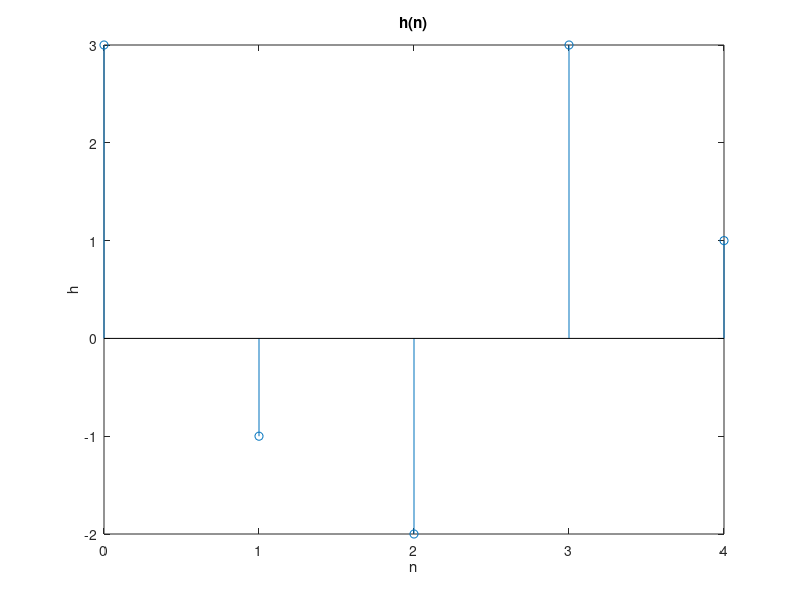
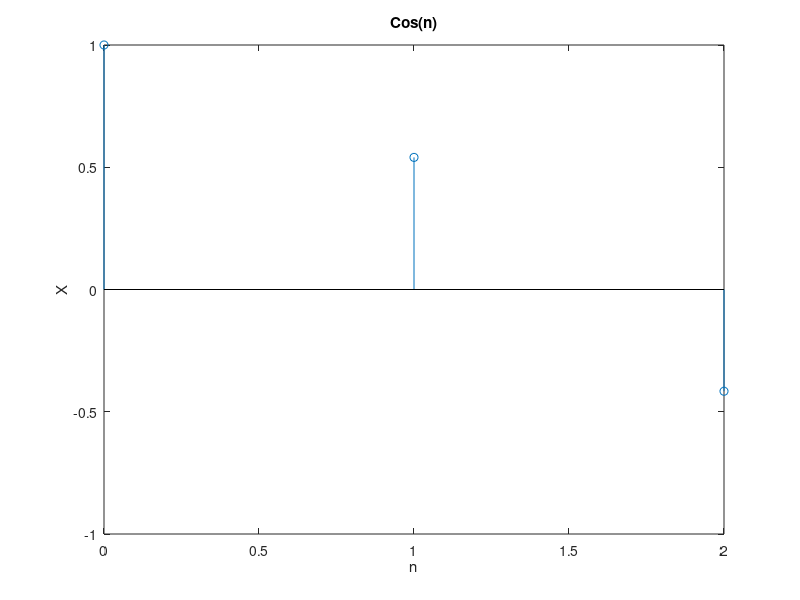
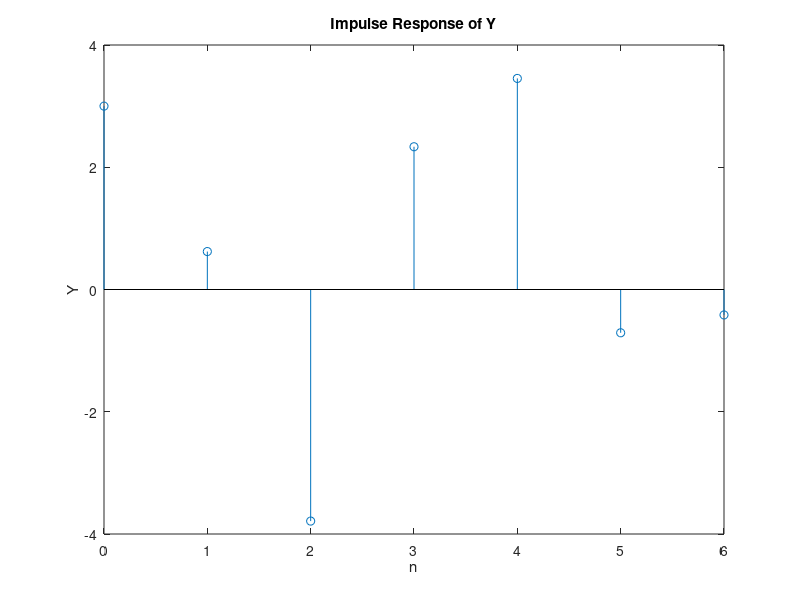
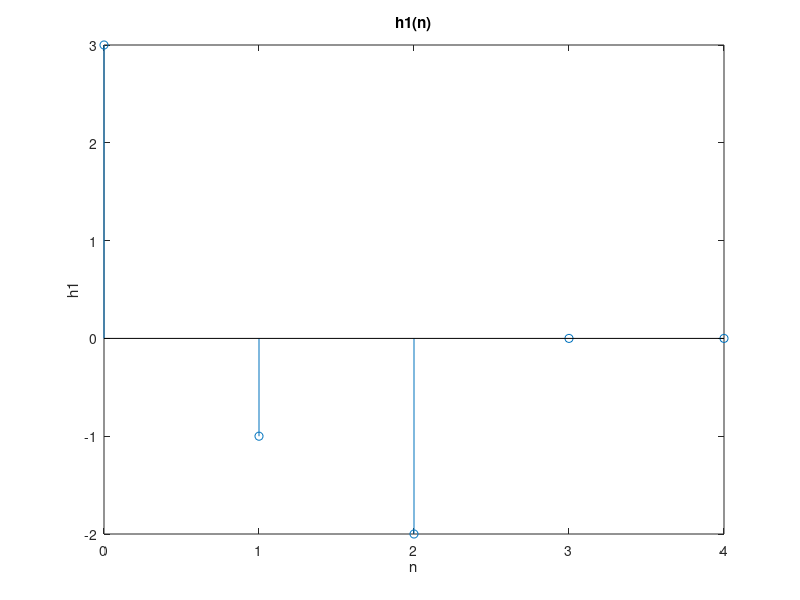

These figures' MATLAB source, in order:
%% Expriment No: 2

%{
     Name: Smit Shah
     PRN: 17070123090
     Batch: EB-2

     Date: 23-07-19
%}

clc
clear all
close all

%% 1. Plot the response for h(n)=3 del(n)- del(n-1)-2 del(n-2)+3 del(n-3)+ del(n-4) for input x(n)=cos(n), n=0: 2 without using in-built function

n=0:1:2;
h=[3 -1 -2 3 1];
figure
stem(0:length(h)-1,h)
xlabel('n')
ylabel('h')
title('h(n)')

x=cos(n);
figure
stem(n,x)
xlabel('n')
ylabel('X')
title('Cos(n)')

m = length(x);
n = length(h);
X = [x,zeros(1,n)];
H = [h,zeros(1,m)];
for i = 1:n+m-1
    Y(i)=0;
    for j=1:m
        if(i-j+1>0)
            Y(i)=Y(i)+X(j)*H(i-j+1);
        else
        end
    end
end
disp(Y);
figure
stem(0:length(Y)-1,Y)
xlabel('n')
ylabel('Y')
title('Impulse Response of Y')

%% 2. Plot the response for x(n) when h1(n)=3 del(n)- del(n-1)-2 del(n-2) and h2(n)=3 del(n-3)+ del(n-4) are connected in series using in-built function

h1=[3 -1 -2 0 0];
figure
stem(0:length(h1)-1,h1)
xlabel('n')
ylabel('h1')
title('h1(n)')

h2=[0 0 0 3 1];
figure
stem(0:length(h2)-1,h2)
xlabel('n')
ylabel('h2')
title('h2(n)')

h3=conv(h1,h2);
Y1=conv(h3,x);
figure 
stem(0:length(Y1)-1,Y1)
xlabel('n')
ylabel('Y1')
title('Impulse Response of Y1')

%% 3. Plot the response for x(n) when h1(n)=3 del(n)- del(n-1)-2 del(n-2) and h2(n)=3 del(n-3)+ del(n-4) are connected in parallel using in-built function

h4= h1+h2;
Y2=conv(h4,x);
figure
stem(0:length(Y2)-1,Y2)
xlabel('n')
ylabel('Y2')
title('Impulse Response of Y2')

%% Conclusion

%{
     In this experiment we have performed convolution between h(n) and x(n)
     without using in-built function, also plotted the response of that. After
     that we have plotted response for x(n) when two signals h1(n) and
     h2(n) are connected in series/cascade and when bothe are connected in
     parallel.
%}
